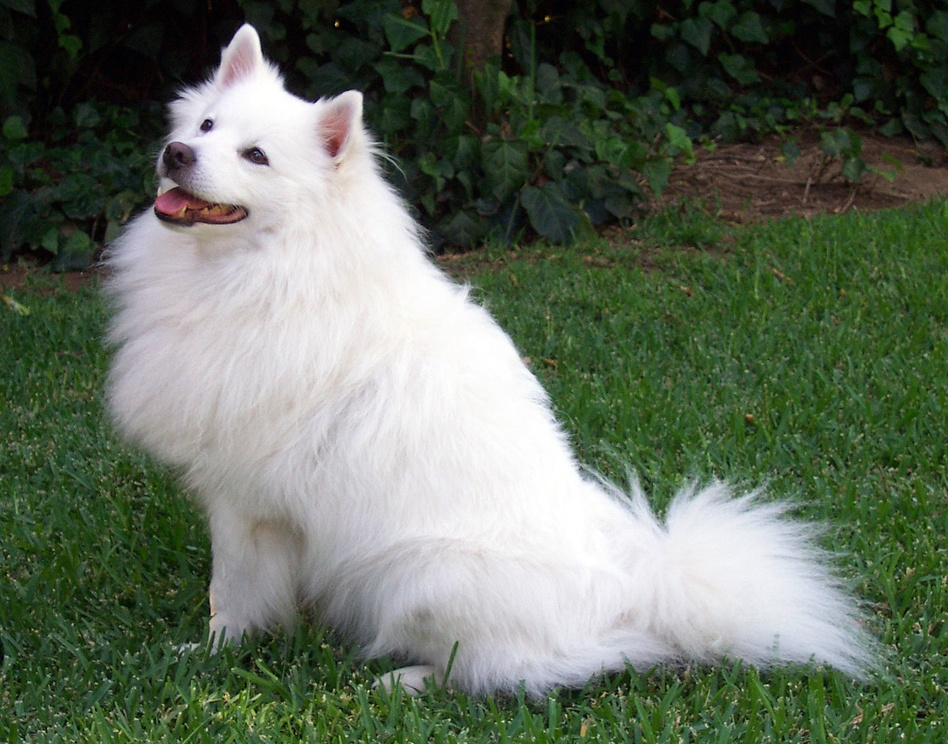
#> input picture assets/images/dog.jpg, 948 x 744 px, shrunk from 1546 x 1213 before the run, found by its file name
$ python image_processing.py
#> lines starting #> are read from the running program, lines starting #| are printed output that depends on the picture
#> further down, original_img is the input picture: PIL image 948x744 RGB; mean R, G, B 99.1, 110, 93.8
#| Original image size: (948, 744)
import os
from PIL import Image, ImageDraw

def apply_grid_mask(image: Image.Image, grid_size: int, row: int, col: int, mask_color=(128, 128, 128)) -> Image.Image:
    """
    Divides the image into a `grid_size x grid_size` grid and masks the specified (row, col).
    """
#> called with grid_size = 4, row = 1, col = 1, mask_color = (128, 128, 128)
    # Create a copy so we don't permanently alter the original image in memory
    masked_img = image.copy()
    draw = ImageDraw.Draw(masked_img)

    width, height = masked_img.size
#> width = 948; height = 744
    cell_width = width / grid_size
#> cell_width = 237
    cell_height = height / grid_size
#> cell_height = 186

    # Calculate pixel coordinates for the bounding box
    x0 = col * cell_width
#> x0 = 237
    y0 = row * cell_height
#> y0 = 186
    x1 = (col + 1) * cell_width
#> x1 = 474
    y1 = (row + 1) * cell_height
#> y1 = 372

    # Draw a solid gray rectangle over the calculated area
    draw.rectangle([x0, y0, x1, y1], fill=mask_color)

    return masked_img

if __name__ == "__main__":
    img_path = "assets/images/dog.jpg"
    if os.path.exists(img_path):
        original_img = Image.open(img_path).convert("RGB")
        print(f"Original image size: {original_img.size}")

        # Test: Mask row 1, column 1 (0-indexed) of a 4x4 grid.
        # This is the second row, second column.
        masked = apply_grid_mask(original_img, grid_size=4, row=1, col=1)
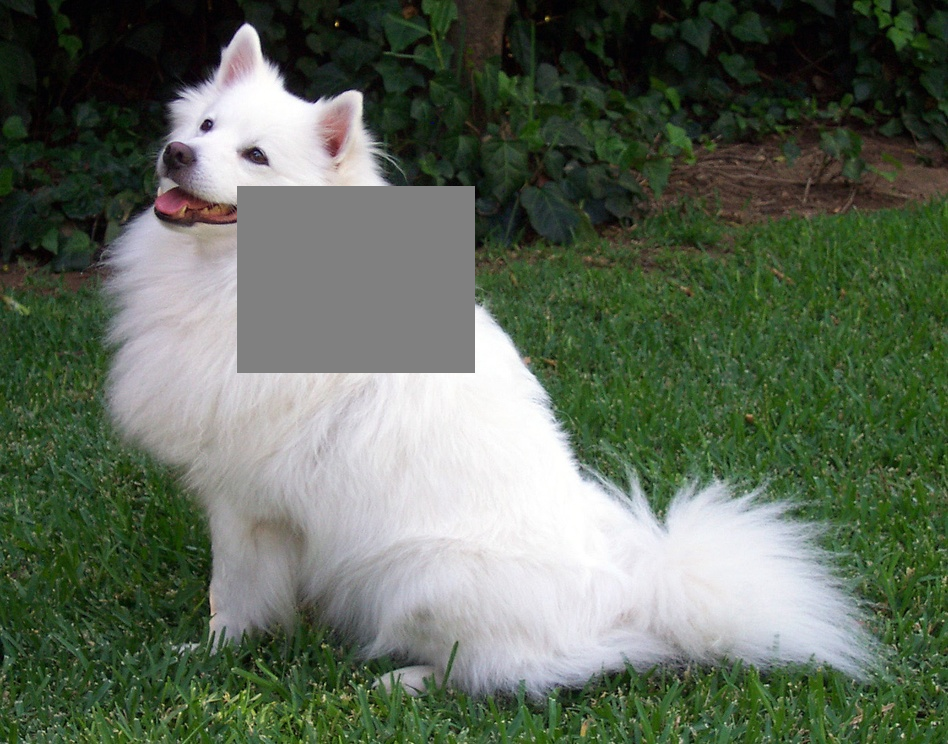
#> masked: PIL image 948x744 RGB; mean R, G, B 94, 105, 88.9

        output_path = "assets/images/dog_masked_test.jpg"
        masked.save(output_path)
        print(f"Success! Masked image saved to {output_path}")
    else:
        print("Error: Could not find dog image.")
